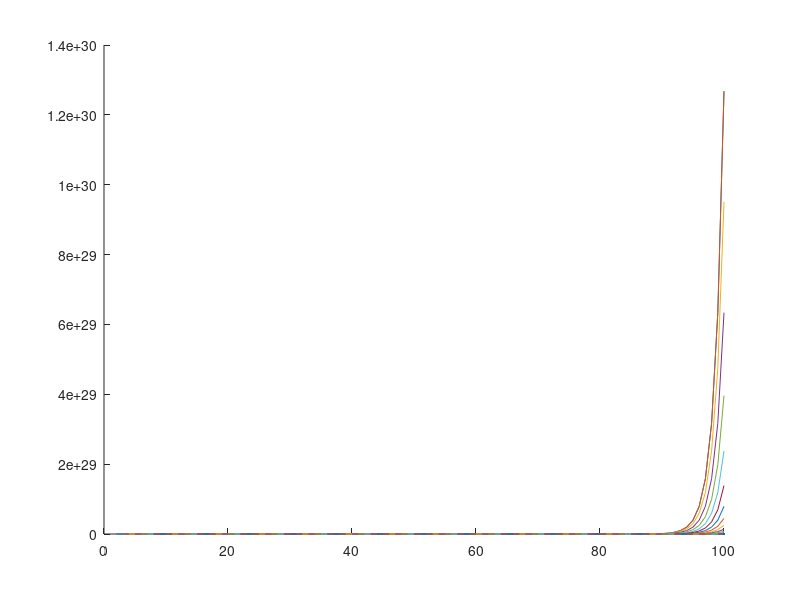
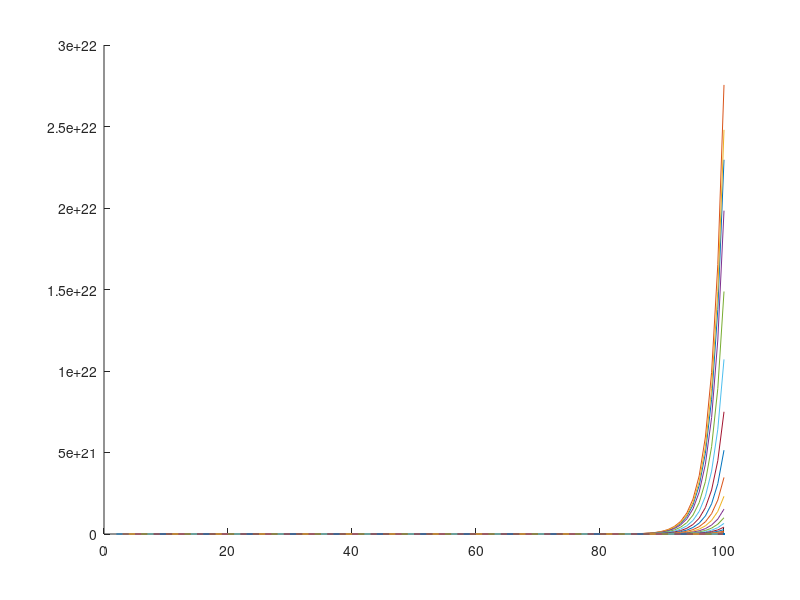
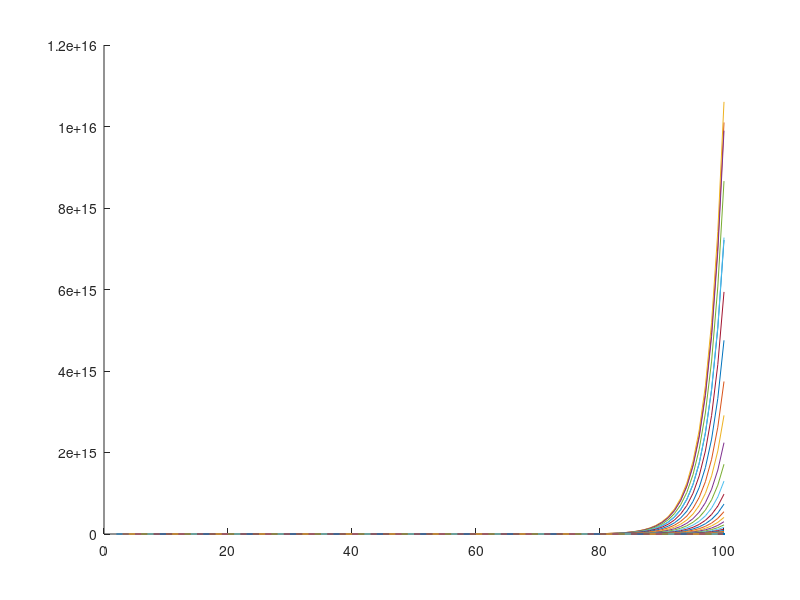

Write the MATLAB code that produced these figures, in order. (Note: a time limit stopped this script after it produced the figures.)
%This script compares the graph of the crtitical energy (energy for all the cells to stay alive) for different
%topologies as a function of their number of nodes 
% for each n=#of nodes we consider n-1 topologies depending on the value
% l=#of nodes in the linear part of the network
% I am considering the extended fork with linear part l and part after the
% splitting s.
%note n=l+s
%for example a line will have l=n-1,s=1 (the last node is considered as a fork
%with one path), and the star has l=1,s=n-1 (the pump is considered to be
%the linear part of the star)
%this way E(n,p,l)=c*(p^l+...+p+s)/p^l; therefore we have a general formula
%for a specific topology knowing the number of nodes its linearity and the
%atrition p;
close all
clear all
n=100;
p=0.1:0.1:1;
E=zeros(n,length(p),n-1);
for i=2:n
    for j=1:length(p)
        for s=1:i-1
            for k=0:i-s-1
                E(i,j,s)=E(i,j,s)+p(j)^k;
            end
            E(i,j,s)=(E(i,j,s)*s+p(j)^(i-s))/p(j)^(i-s);
        end
    end
end
%now I am plotting on the same graph the critical energy corresponding to a
%specific p value for all the possible topology with up to n nodes
for j=1:length(p)
    figure(j)
    hold on
    for s=1:n-1
        plot(s+1:n,E(s+1:n,j,s));
    end
end
% jj=3;
nn=n;
for jj=1:length(p)
    EE=squeeze(E(nn,jj,1:nn-1));
    figure
    plot(1:nn-1,EE(nn-1:-1:1))
    xlabel('Length of line')
    ylabel('Critical energy')
    title('Critical energy change as we go from a line to a star')
end
%here I want to check what are the topology that require less energy than a
%specific one {n,p,l}; ii, jj, ll, here stand for the chosen values for #of
%nodes n, attrition p and linearity l
ii=n;
jj=9;
ss=1;E(ii,jj,n-1)
T=[];
for s=n-1:-1:1
    for i=n:-1:2
        if E(ii,jj,ss)>E(i,jj,s) && E(i,jj,s)>0
            T=[T;i,s,s/(i-1),E(i,jj,s)];
            break;
        end
    end
end
T
